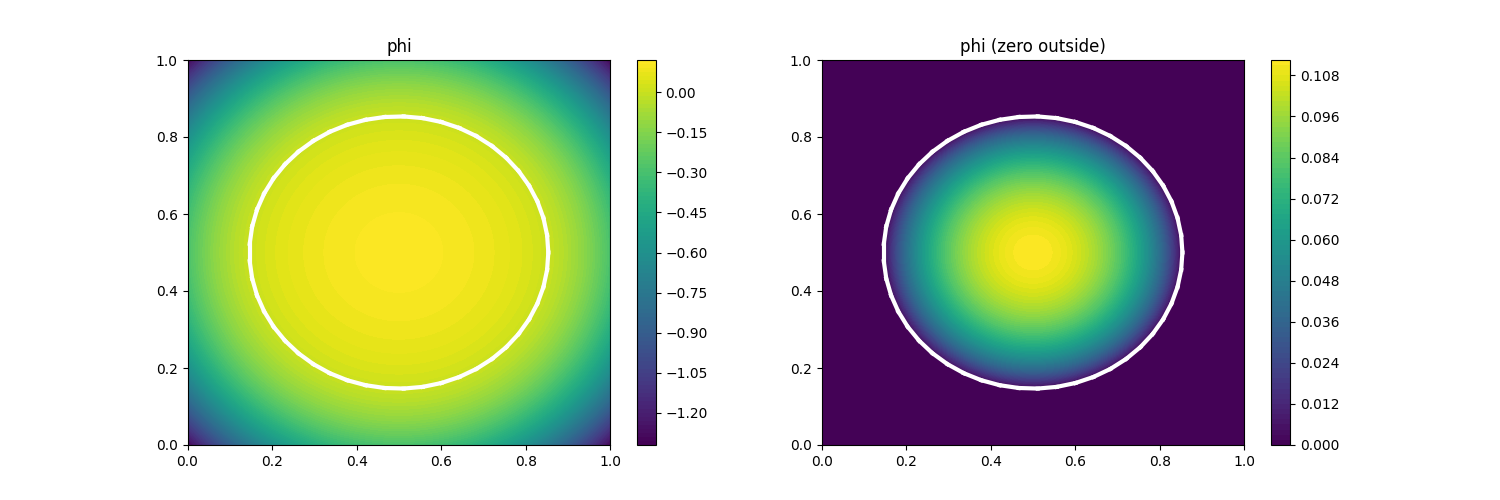

The script that saved this image:
import numpy as np
import matplotlib.pyplot as plt



# on définit notre cercle
x0,y0 = (0.5,0.5)
rayon = np.sqrt(2)/4
a,b = (rayon,rayon)

def get_coord(theta):
    return np.array([x0+a*np.cos(theta),y0+b*np.sin(theta)])

def create_poly(nb_pts):
    tab_theta = np.linspace(0,2*np.pi,nb_pts)
    partial_S = get_coord(tab_theta).T
    return partial_S

nb_pts = 50
partial_S = create_poly(nb_pts)
partial_S_plus = np.concatenate([partial_S,[partial_S[0]]])

def det(X,Xp):
    x,y = X
    xp,yp = Xp
    return x*yp-y*xp 

def prod_scal(X,Xp):
    x,y = X
    xp,yp = Xp
    return x*xp+y*yp

def norm(X):
    return np.sqrt(prod_scal(X,X))

def get_tj(X,j):
    Xj = partial_S_plus[j] 
    Rj = Xj[:,None,None]-X
    rj = norm(Rj)
    Xjp = partial_S_plus[j+1]
    Rjp = Xjp[:,None,None]-X
    rjp = norm(Rjp)
    return det(Rj,Rjp)/(rj*rjp+prod_scal(Rj,Rjp))

def W(X):
    val = np.zeros_like(X[0])
    for j in range(nb_pts):
        Xj = partial_S_plus[j]
        rj = norm(Xj[:,None,None]-X)
        Xjp = partial_S_plus[j+1]
        rjp = norm(Xjp[:,None,None]-X)
        tj = get_tj(X,j)
        val += (1/rj+1/rjp)*tj
    return val

def phi(X):
    val = 2./W(X)
    val[np.isnan(val)] = 0 # X on \partial\Omega => phi=0
    return val

bord_a,bord_b = (0,1)
bord_a2,bord_b2 = (0,1)
N = 201

lin = np.linspace(bord_a,bord_b,N)
lin2 = np.linspace(bord_a2,bord_b2,N)

XX,YY = np.meshgrid(lin,lin2)

plt.figure(figsize=(15,5))

plt.subplot(1,2,1)
val = phi(np.array([XX,YY]))
plt.contourf(XX,YY,val,levels=100)#,cmap="hot")
for i in range(nb_pts):
    pt1 = partial_S_plus[i]
    pt2 = partial_S_plus[i+1]
    plt.plot([pt1[0],pt2[0]],[pt1[1],pt2[1]],"white",linewidth=3)
plt.title("phi")
plt.colorbar()

plt.subplot(1,2,2)
neg_val = val<0
val[neg_val] = 0.
plt.contourf(XX,YY,val,levels=100)#,cmap="hot")
for i in range(nb_pts):
    pt1 = partial_S_plus[i]
    pt2 = partial_S_plus[i+1]
    plt.plot([pt1[0],pt2[0]],[pt1[1],pt2[1]],"white",linewidth=3)
plt.title("phi (zero outside)")
plt.colorbar()

plt.savefig("MVP/MVP_cercle.png")
plt.show()